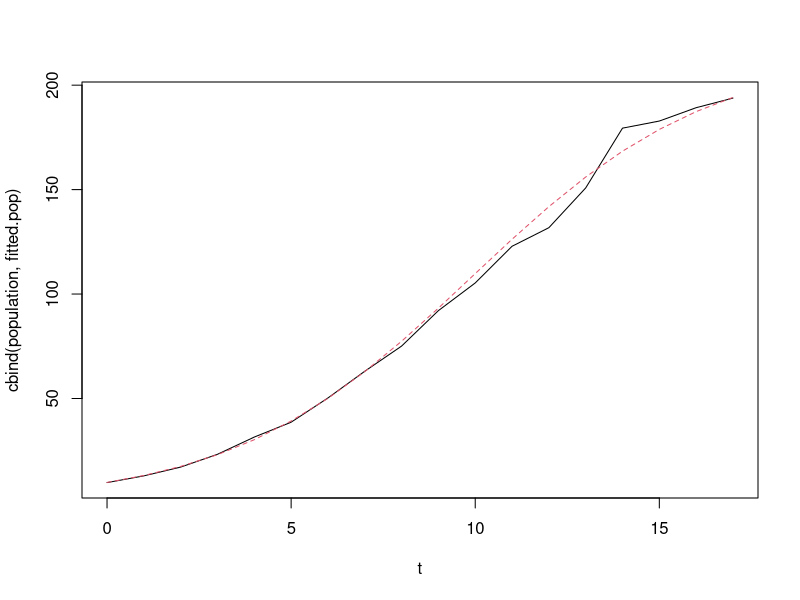

The R source for this figure:
rm(list=ls())
#2
year=1:18
population=c(9.738,12.966,17.169,23.292,31.543,38.658,50.256,63.048,75.095,92.072,105.311,122.875,131.769,150.797,179.423,182.826,189.213,193.816)
n=length(population)
x=1/population[-n];x
y=1/population[-1];y

l=lm(y~x);l

A=0.001228
B= 0.734933 
r=-log(B);r
L=(1-B)/A;L

N=18
t=0:(N-1)
t
Beta=((N-1)/2)+((1/(N*r))*sum(log((L/population)-1)));Beta

fitted.pop=L/(1+exp(r*(Beta-t)));fitted.pop

matplot(t,cbind(population,fitted.pop),type='l')

#3
fem.pop=c(152.7,164.2,176.1,177.6,185.2,167.1,150.3)
births=c(2971,22773,28245,19548,11462,3235,217)
yearslived=c(4813,4790,4761,4726,4685,4632,4552)

#i: GFR

GFR= (sum(births)/(sum(fem.pop)*1000))*1000; GFR

#II: ASFR

ASFR=(births/fem.pop*1000)*1000;ASFR

#III: grr
maletofemale=1.05
fem.birth=(1/2.05)*births;fem.birth
GRR=sum(5*fem.birth/fem.pop);GRR #we multiply by 5 since quinquennial age groups are given

#IV
f_l0=1000
#f_Lx=years lived by Lx persons=yearslived

f_ix=fem.birth/fem.pop
NRR=sum(f_ix*yearslived)/f_l0;NRR

#since 1184/1000>1, there's a growth in the population
#If f_lx is given we just replace f_Lx by f_lx, rest is same
#If pi_x is given then we multiply by 5